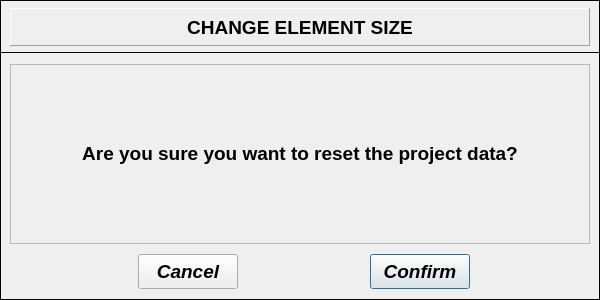
<?xml version="1.0" encoding="UTF-8"?>
<ui version="4.0">
 <class>Dialog</class>
 <widget class="QDialog" name="Dialog">
  <property name="geometry">
   <rect>
    <x>0</x>
    <y>0</y>
    <width>600</width>
    <height>300</height>
   </rect>
  </property>
  <property name="minimumSize">
   <size>
    <width>600</width>
    <height>300</height>
   </size>
  </property>
  <property name="maximumSize">
   <size>
    <width>600</width>
    <height>300</height>
   </size>
  </property>
  <property name="windowTitle">
   <string>Double confirmation</string>
  </property>
  <widget class="QFrame" name="frame_2">
   <property name="geometry">
    <rect>
     <x>0</x>
     <y>52</y>
     <width>600</width>
     <height>248</height>
    </rect>
   </property>
   <property name="minimumSize">
    <size>
     <width>600</width>
     <height>248</height>
    </size>
   </property>
   <property name="maximumSize">
    <size>
     <width>600</width>
     <height>248</height>
    </size>
   </property>
   <property name="frameShape">
    <enum>QFrame::Box</enum>
   </property>
   <property name="frameShadow">
    <enum>QFrame::Plain</enum>
   </property>
   <widget class="QLabel" name="QLabel_message">
    <property name="geometry">
     <rect>
      <x>10</x>
      <y>12</y>
      <width>580</width>
      <height>180</height>
     </rect>
    </property>
    <property name="minimumSize">
     <size>
      <width>580</width>
      <height>180</height>
     </size>
    </property>
    <property name="maximumSize">
     <size>
      <width>580</width>
      <height>180</height>
     </size>
    </property>
    <property name="font">
     <font>
      <family>Arial</family>
      <pointsize>13</pointsize>
      <weight>75</weight>
      <italic>false</italic>
      <bold>true</bold>
     </font>
    </property>
    <property name="frameShape">
     <enum>QFrame::StyledPanel</enum>
    </property>
    <property name="frameShadow">
     <enum>QFrame::Sunken</enum>
    </property>
    <property name="text">
     <string>&lt;html&gt;&lt;head/&gt;&lt;body&gt;&lt;p align=&quot;center&quot;&gt;&lt;span style=&quot; font-size:14pt;&quot;&gt;Are you sure you want to reset the project data?&lt;/span&gt;&lt;/p&gt;&lt;/body&gt;&lt;/html&gt;</string>
    </property>
    <property name="textFormat">
     <enum>Qt::AutoText</enum>
    </property>
    <property name="alignment">
     <set>Qt::AlignCenter</set>
    </property>
   </widget>
   <widget class="QPushButton" name="pushButton_confirm">
    <property name="geometry">
     <rect>
      <x>370</x>
      <y>202</y>
      <width>100</width>
      <height>35</height>
     </rect>
    </property>
    <property name="font">
     <font>
      <family>Arial</family>
      <pointsize>14</pointsize>
      <weight>75</weight>
      <italic>true</italic>
      <bold>true</bold>
     </font>
    </property>
    <property name="text">
     <string>Confirm</string>
    </property>
    <property name="default">
     <bool>false</bool>
    </property>
    <property name="flat">
     <bool>false</bool>
    </property>
   </widget>
   <widget class="QPushButton" name="pushButton_cancel">
    <property name="geometry">
     <rect>
      <x>138</x>
      <y>202</y>
      <width>100</width>
      <height>35</height>
     </rect>
    </property>
    <property name="font">
     <font>
      <family>Arial</family>
      <pointsize>14</pointsize>
      <weight>75</weight>
      <italic>true</italic>
      <bold>true</bold>
     </font>
    </property>
    <property name="text">
     <string>Cancel</string>
    </property>
    <property name="default">
     <bool>false</bool>
    </property>
    <property name="flat">
     <bool>false</bool>
    </property>
   </widget>
  </widget>
  <widget class="QFrame" name="frame_4">
   <property name="geometry">
    <rect>
     <x>0</x>
     <y>0</y>
     <width>600</width>
     <height>53</height>
    </rect>
   </property>
   <property name="minimumSize">
    <size>
     <width>600</width>
     <height>0</height>
    </size>
   </property>
   <property name="maximumSize">
    <size>
     <width>600</width>
     <height>16777215</height>
    </size>
   </property>
   <property name="frameShape">
    <enum>QFrame::Box</enum>
   </property>
   <property name="frameShadow">
    <enum>QFrame::Plain</enum>
   </property>
   <widget class="QFrame" name="frame">
    <property name="geometry">
     <rect>
      <x>10</x>
      <y>8</y>
      <width>580</width>
      <height>38</height>
     </rect>
    </property>
    <property name="minimumSize">
     <size>
      <width>580</width>
      <height>0</height>
     </size>
    </property>
    <property name="maximumSize">
     <size>
      <width>580</width>
      <height>16777215</height>
     </size>
    </property>
    <property name="frameShape">
     <enum>QFrame::Panel</enum>
    </property>
    <property name="frameShadow">
     <enum>QFrame::Raised</enum>
    </property>
    <widget class="QLabel" name="QLabel_title">
     <property name="geometry">
      <rect>
       <x>40</x>
       <y>4</y>
       <width>500</width>
       <height>31</height>
      </rect>
     </property>
     <property name="minimumSize">
      <size>
       <width>500</width>
       <height>10</height>
      </size>
     </property>
     <property name="maximumSize">
      <size>
       <width>500</width>
       <height>185</height>
      </size>
     </property>
     <property name="font">
      <font>
       <family>Arial</family>
       <pointsize>13</pointsize>
       <weight>75</weight>
       <italic>false</italic>
       <bold>true</bold>
      </font>
     </property>
     <property name="frameShape">
      <enum>QFrame::NoFrame</enum>
     </property>
     <property name="frameShadow">
      <enum>QFrame::Sunken</enum>
     </property>
     <property name="text">
      <string>&lt;html&gt;&lt;head/&gt;&lt;body&gt;&lt;p align=&quot;center&quot;&gt;&lt;span style=&quot; font-size:14pt;&quot;&gt;CHANGE ELEMENT SIZE&lt;/span&gt;&lt;/p&gt;&lt;/body&gt;&lt;/html&gt;</string>
     </property>
     <property name="textFormat">
      <enum>Qt::AutoText</enum>
     </property>
     <property name="alignment">
      <set>Qt::AlignCenter</set>
     </property>
    </widget>
   </widget>
  </widget>
 </widget>
 <resources/>
 <connections/>
</ui>
